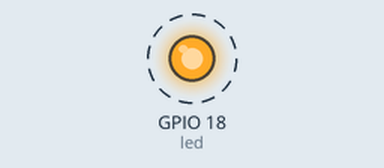
Recording of a program running on a simulated Raspberry Pi (BCM pin numbers). On the bench: output pins drawn as LEDs (lit = HIGH). Dashed ring = blinking. What the program prints to the terminal is not drawn.

Above: at 0.5 s.
Timing chart, 0 to 4.6 s (numbered marks = the images above):
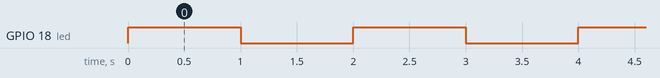

The program:

blink-basic.py
```python
#!/usr/local/bin/python

# blink, forever

# required packages
from gpiozero import LED
from time import sleep

# BCM numbering
led = LED(18)

while True:
	# turn the LED on
	print("ON")
	led.on()
	sleep(1.0) # wait

	# turn the LED off
	print("OFF")
	led.off()
	sleep(1.0) # wait
```

Measured:
- by itself, GPIO 18 (led): alternates HIGH for 1.0 s and LOW for 1.0 s
